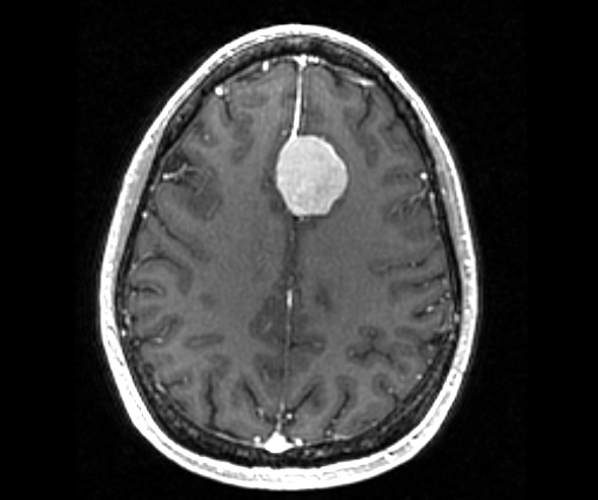
#> input picture big_5b252c1a32b7d.jpg, 1196 x 999 px (shown at 1/2 size)
$ python question_three.py
#> lines starting #> are read from the running program, lines starting #| are printed output that depends on the picture
### question_two.py
import sympy
import random
import math
import question_one

class Question_two:
	def __init__(self):
		self.q_one = question_one.Question_one()

	def key_generator(self, p=5, q=51):
#> called with p = 5, q = 51
		prime_number = list(sympy.primerange(17, 100))

		p = random.choice(prime_number)
		prime_number.remove(p)
		# ensure distinct p, q
		q = random.choice(prime_number)
		print(f"{p = }\t{q = }")

		n = p * q
		z = (p-1) * (q-1)
		e_list = []
		for temp in list(sympy.primerange(2, n)):
			if math.gcd(z, temp) == 1:
				e_list.append(temp)

		e = min(e_list)
		d = None

		# find the smallest value of d that satisfy ed-1 % n = 0
		for d in range(100_000):
			if not d == e :
				if (d * e - 1) % z == 0:
					break
		return {"encrypt": (n, e), "decrypt": (n, d)}

	# [21 lines left out: function encrypt_decrypt_test, not called in this run]


# [4 lines that do not run on import are left out]

### question_three.py
import question_two
from PIL import Image
def encrypt_image(key):
	im = Image.open("big_5b252c1a32b7d.jpg")
#> im is the input picture: PIL image 1196x999 L; min 0, max 255, mean 54.9
	px = im.load()
	print(key)
	n, encrypt_key = key["encrypt"]

	enc = [[0 for x in range(im.height)] for y in range(im.width)]
	for x in range(im.width):
		for y in range(im.height):
			enc[x][y] = pow(px[x, y], encrypt_key, n)
			px[x, y] = enc[x][y]%256
#> after the loop, enc = 1196 items
	im.save("Encrypted.jpg")
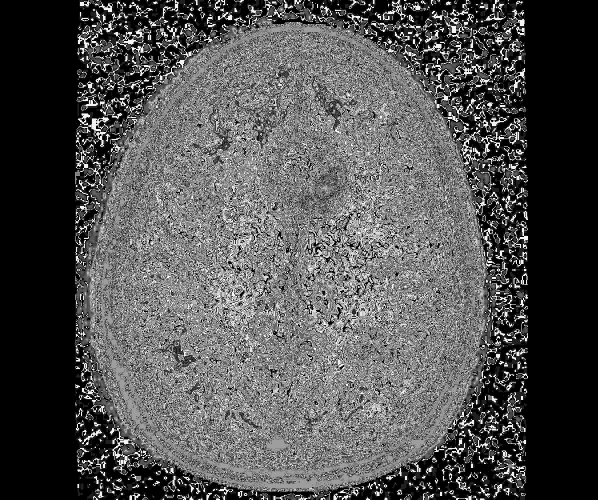
#> saved as Encrypted.jpg: PIL image 1196x999 L (shown at 1/2 size); min 0, max 254, mean 81.2

	n, decrypt_key = key["decrypt"]
	for x in range(im.width):
		for y in range(im.height):
			px[x, y] = pow(enc[x][y], decrypt_key, n)
	im.save("Decrypted.jpg")


if __name__ == '__main__':
	q_two = question_two.Question_two()
	key = q_two.key_generator()
	encrypt_image(key)
